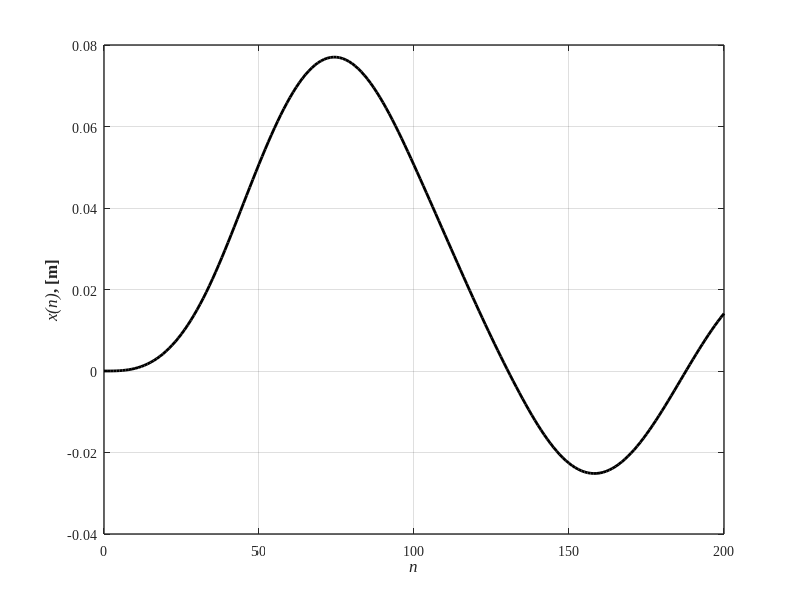

Here is the MATLAB script that generated this plot:
%% Example 4-6: Response of a damped SDOF under trapezoid dynamic load

clear; close all; clc
%%
m  = 15;        % mass
c  = 25;        % damping
k  = 5000;      % stiffness
F0 = 220;
T  = 0.2;
wn = sqrt(k/m); % Natural frequency
zeta = c/(2*sqrt(m*k));
Ts = 0.003;     % Sampling period
N  = 201;       % sampling times
wd = wn*sqrt(1-zeta^2); % frequency
%% force
for n=1:N
    if n<=(T/2)/Ts+1;F(n)=2*F0*(n-1)*Ts/T; else; F(n)=F0; end
    if n>(3*T/2)/Ts+1;F(n)=2*F0*(2-(n-1)*Ts/T); end
    if n>2*T/Ts+1;F(n)=0; end
end

%%
n=[1:N];
g=Ts*exp(-(n-1)*zeta*wn*Ts).*sin((n-1)*wd*Ts)/(m*wd);

% discrete-time impulse response
c0 = conv(F,g); % Convolution sum
c  = c0(1:N);   % plot to N samples
n  = [0:N-1];

%% Plot
figure(1)
set(figure(1), 'Position', [200   100   883   400])
hold on; grid on; box on;
plot(n,c,'-k','LineWidth',2);

set(gca, 'LineWidth',1, 'FontWeight','normal', 'FontName','Times New Roman', 'FontSize',10)
xlabel('\itn', 'fontsize',12, 'fontname','Times New Roman','FontWeight','Bold')
ylabel('{\itx(n)}, [m]', 'fontsize',12, 'fontname','Times New Roman','FontWeight','Bold')

%%
print('EX_4_6','-dpng')